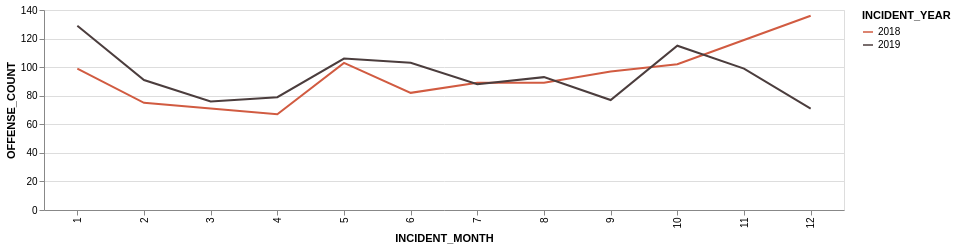

The notebook cell saved with this chart:
### Code cell
olympia1819chart = alt.Chart(olympia1819offenseCounts,width=800, height=200).mark_line().encode(
    x='INCIDENT_MONTH:O',
    y='OFFENSE_COUNT',
    color=alt.Color('INCIDENT_YEAR:O',scale=alt.Scale(range=['#D15B41','#4B3D3D']))
)
display(olympia1819chart)
# olympia1819offenseCounts

### Figure 1 — Vega-Lite specification as saved in the notebook (floating-point values rounded to 4 significant figures)
{"config": {"view": {"continuousWidth": 400, "continuousHeight": 300}}, "data": {"name": "data-ded363427fc6ad1fc934a7db1813601d"}, "mark": "line", "encoding": {"color": {"type": "ordinal", "field": "INCIDENT_YEAR", "scale": {"range": ["#D15B41", "#4B3D3D"]}}, "x": {"type": "ordinal", "field": "INCIDENT_MONTH"}, "y": {"type": "quantitative", "field": "OFFENSE_COUNT"}}, "height": 200, "width": 800, "$schema": "https://vega.github.io/schema/vega-lite/v4.8.1.json", "datasets": {"data-ded363427fc6ad1fc934a7db1813601d": [{"INCIDENT_YEAR": 2018, "INCIDENT_MONTH": 1, "OFFENSE_NAME": "Drug/Narcotic Violations", "OFFENSE_COUNT": 99, "CRU": 0}, {"INCIDENT_YEAR": 2018, "INCIDENT_MONTH": 2, "OFFENSE_NAME": "Drug/Narcotic Violations", "OFFENSE_COUNT": 75, "CRU": 0}, {"INCIDENT_YEAR": 2018, "INCIDENT_MONTH": 3, "OFFENSE_NAME": "Drug/Narcotic Violations", "OFFENSE_COUNT": 71, "CRU": 0}, {"INCIDENT_YEAR": 2018, "INCIDENT_MONTH": 4, "OFFENSE_NAME": "Drug/Narcotic Violations", "OFFENSE_COUNT": 67, "CRU": 0}, {"INCIDENT_YEAR": 2018, "INCIDENT_MONTH": 5, "OFFENSE_NAME": "Drug/Narcotic Violations", "OFFENSE_COUNT": 103, "CRU": 0}, {"INCIDENT_YEAR": 2018, "INCIDENT_MONTH": 6, "OFFENSE_NAME": "Drug/Narcotic Violations", "OFFENSE_COUNT": 82, "CRU": 0}, {"INCIDENT_YEAR": 2018, "INCIDENT_MONTH": 7, "OFFENSE_NAME": "Drug/Narcotic Violations", "OFFENSE_COUNT": 89, "CRU": 0}, {"INCIDENT_YEAR": 2018, "INCIDENT_MONTH": 8, "OFFENSE_NAME": "Drug/Narcotic Violations", "OFFENSE_COUNT": 89, "CRU": 0}, {"INCIDENT_YEAR": 2018, "INCIDENT_MONTH": 9, "OFFENSE_NAME": "Drug/Narcotic Violations", "OFFENSE_COUNT": 97, "CRU": 0}, {"INCIDENT_YEAR": 2018, "INCIDENT_MONTH": 10, "OFFENSE_NAME": "Drug/Narcotic Violations", "OFFENSE_COUNT": 102, "CRU": 0}, {"INCIDENT_YEAR": 2018, "INCIDENT_MONTH": 11, "OFFENSE_NAME": "Drug/Narcotic Violations", "OFFENSE_COUNT": 119, "CRU": 0}, {"INCIDENT_YEAR": 2018, "INCIDENT_MONTH": 12, "OFFENSE_NAME": "Drug/Narcotic Violations", "OFFENSE_COUNT": 136, "CRU": 0}, {"INCIDENT_YEAR": 2019, "INCIDENT_MONTH": 1, "OFFENSE_NAME": "Drug/Narcotic Violations", "OFFENSE_COUNT": 129, "CRU": 0}, {"INCIDENT_YEAR": 2019, "INCIDENT_MONTH": 2, "OFFENSE_NAME": "Drug/Narcotic Violations", "OFFENSE_COUNT": 91, "CRU": 0}, {"INCIDENT_YEAR": 2019, "INCIDENT_MONTH": 3, "OFFENSE_NAME": "Drug/Narcotic Violations", "OFFENSE_COUNT": 76, "CRU": 0}, {"INCIDENT_YEAR": 2019, "INCIDENT_MONTH": 4, "OFFENSE_NAME": "Drug/Narcotic Violations", "OFFENSE_COUNT": 79, "CRU": 1}, {"INCIDENT_YEAR": 2019, "INCIDENT_MONTH": 5, "OFFENSE_NAME": "Drug/Narcotic Violations", "OFFENSE_COUNT": 106, "CRU": 1}, {"INCIDENT_YEAR": 2019, "INCIDENT_MONTH": 6, "OFFENSE_NAME": "Drug/Narcotic Violations", "OFFENSE_COUNT": 103, "CRU": 1}, {"INCIDENT_YEAR": 2019, "INCIDENT_MONTH": 7, "OFFENSE_NAME": "Drug/Narcotic Violations", "OFFENSE_COUNT": 88, "CRU": 1}, {"INCIDENT_YEAR": 2019, "INCIDENT_MONTH": 8, "OFFENSE_NAME": "Drug/Narcotic Violations", "OFFENSE_COUNT": 93, "CRU": 1}, {"INCIDENT_YEAR": 2019, "INCIDENT_MONTH": 9, "OFFENSE_NAME": "Drug/Narcotic Violations", "OFFENSE_COUNT": 77, "CRU": 1}, {"INCIDENT_YEAR": 2019, "INCIDENT_MONTH": 10, "OFFENSE_NAME": "Drug/Narcotic Violations", "OFFENSE_COUNT": 115, "CRU": 1}, {"INCIDENT_YEAR": 2019, "INCIDENT_MONTH": 11, "OFFENSE_NAME": "Drug/Narcotic Violations", "OFFENSE_COUNT": 99, "CRU": 1}, {"INCIDENT_YEAR": 2019, "INCIDENT_MONTH": 12, "OFFENSE_NAME": "Drug/Narcotic Violations", "OFFENSE_COUNT": 71, "CRU": 1}]}}
